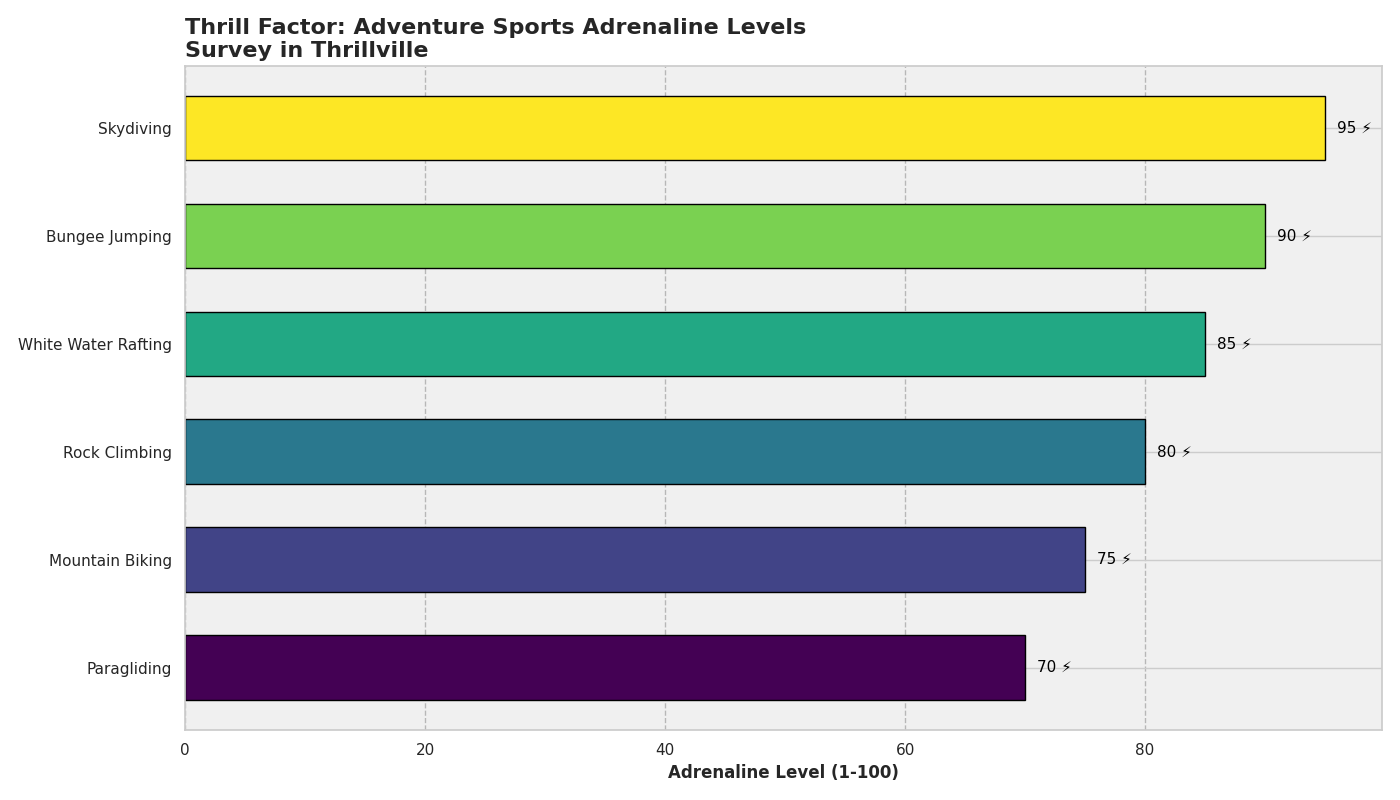

Here is the Python script that generated this plot:
import matplotlib.pyplot as plt
import numpy as np

# Adventure sports and their associated average adrenaline levels
sports = ["Skydiving", "Bungee Jumping", "White Water Rafting",
          "Rock Climbing", "Mountain Biking", "Paragliding"]
adrenaline_levels = [95, 90, 85, 80, 75, 70]

# Sort the adrenaline levels and sports accordingly
sorted_indices = np.argsort(adrenaline_levels)
sports = [sports[i] for i in sorted_indices]
adrenaline_levels = [adrenaline_levels[i] for i in sorted_indices]

plt.figure(figsize=(14, 8))
colors = plt.cm.viridis(np.linspace(0, 1, len(sports)))

# Create horizontal bars
bars = plt.barh(sports, adrenaline_levels, color=colors, edgecolor='black', height=0.6)

plt.gca().set_facecolor('#f0f0f0')
plt.gca().set_axisbelow(True)

plt.xlabel('Adrenaline Level (1-100)', fontsize=12, weight='bold')
plt.title('Thrill Factor: Adventure Sports Adrenaline Levels\nSurvey in Thrillville', 
          fontsize=16, fontweight='bold', loc='left')
plt.grid(axis='x', linestyle='--', alpha=0.5, color='gray')

for bar in bars:
    plt.text(bar.get_width() + 1, bar.get_y() + bar.get_height()/2, 
             f'{bar.get_width()} ⚡', va='center', ha='left', color='black', fontsize=11)

plt.yticks(fontsize=11)

plt.tight_layout()
plt.show()
